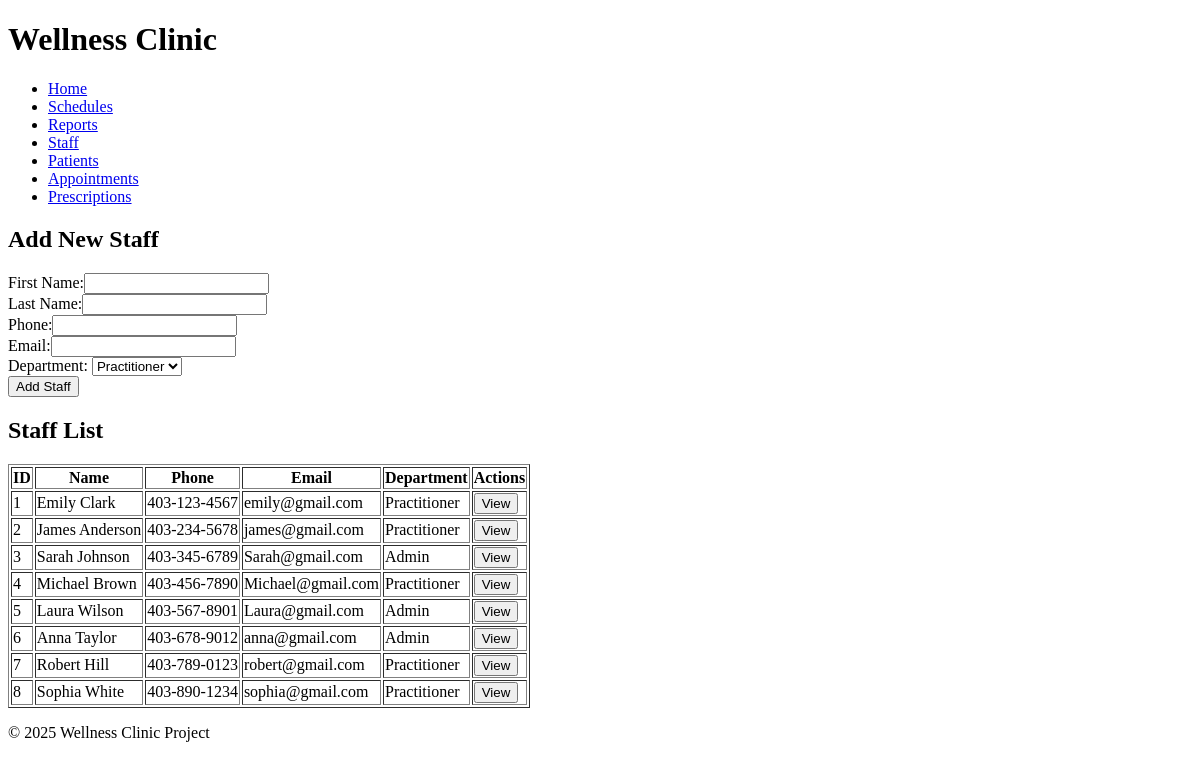
The app's page /views/staff.php with its own data.
### tables this page shows
CREATE TABLE staff (
    staff_id INTEGER PRIMARY KEY AUTOINCREMENT,
    first_name TEXT NOT NULL,
    last_name TEXT NOT NULL,
    phone TEXT NOT NULL,
    email TEXT NOT NULL,
    department TEXT CHECK (department IN ('Practitioner', 'Admin')) NOT NULL
);

### includes/db-classes.inc.php (called while the page is built, shortened)
<?php
class DatabaseHelper
{
    public static function runQuery($connection, $sql, $parameters = null)
    {
        try {
            $statement = null;
            if ($parameters !== null) {
                if (!is_array($parameters)) $parameters = [$parameters];
                $statement = $connection->prepare($sql);
                $executedOk = $statement->execute($parameters);
                if (!$executedOk) throw new PDOException;
            } else {
                $statement = $connection->query($sql);
            }
            return $statement;
        } catch (PDOException $e) {
            error_log("Database Error: " . $e->getMessage());
            return null;
        }
    }
}
class StaffDB
{
    private $pdo;
    private static $baseSQL = "SELECT * FROM staff";
    public function __construct($connection)
    {
        $this->pdo = $connection;
    }
    public function getAll()
    {
        $statement = DatabaseHelper::runQuery($this->pdo, self::$baseSQL);
        return $statement->fetchAll();
    }
}

### views/staff.php (the view, shortened to what this page needs)
<?php
require_once "../includes/db-classes.inc.php";
$conn = DatabaseHelper::createConnection(DBCONNSTRING);
$staffGateway = new StaffDB($conn);
$allStaff = $staffGateway->getAll();
function generateAside()
{
    return <<<HTML
    <h2>Add New Staff</h2>
    <form method="POST">
        <label>First Name:</label><input type="text" name="first_name" required><br>
        <label>Last Name:</label><input type="text" name="last_name" required><br>
        <label>Phone:</label><input type="text" name="phone" required><br>
        <label>Email:</label><input type="email" name="email" required><br>
        <label>Department:</label>
        <select name="department" required>
            <option value="Practitioner">Practitioner</option>
            <option value="Admin">Admin</option>
        </select><br>
        <button type="submit" name="add_staff">Add Staff</button>
    </form>
HTML;
}
function generateMainContent($allStaff)
{
    $output = "<h2>Staff List</h2><table border='1'><tr><th>ID</th><th>Name</th><th>Phone</th><th>Email</th><th>Department</th><th>Actions</th></tr>";
    foreach ($allStaff as $staff) {
        $output .= "
            <tr>
                <td>{$staff['staff_id']}</td>
                <td>{$staff['first_name']} {$staff['last_name']}</td>
                <td>{$staff['phone']}</td>
                <td>{$staff['email']}</td>
                <td>{$staff['department']}</td>
                <td><button onclick=\"openModal({$staff['staff_id']})\">View</button></td>
            </tr>
            " . generateModal($staff);
    }
    $output .= "</table>";
    return $output;
}
function generateModal($staff)
{
    $selectedPractitioner = $staff['department'] === 'Practitioner' ? 'selected' : '';
    $selectedAdmin = $staff['department'] === 'Admin' ? 'selected' : '';
    return <<<HTML
    <div class="modal" id="staffModal{$staff['staff_id']}">
        <div class="modal-content">
            <span onclick="closeModal({$staff['staff_id']})" class="close">&times;</span>
            <h2>Edit Staff: {$staff['first_name']} {$staff['last_name']}</h2>
            <form method="POST">
                <input type="hidden" name="staff_id" value="{$staff['staff_id']}">
                <label>First Name:</label><input type="text" name="first_name" value="{$staff['first_name']}" required><br>
                <label>Last Name:</label><input type="text" name="last_name" value="{$staff['last_name']}" required><br>
                <label>Phone:</label><input type="text" name="phone" value="{$staff['phone']}" required><br>
                <label>Email:</label><input type="email" name="email" value="{$staff['email']}" required><br>
                <label>Department:</label>
                <select name="department">
                    <option value="Practitioner" {$selectedPractitioner}>Practitioner</option>
                    <option value="Admin" {$selectedAdmin}>Admin</option>
                </select><br>
                <button type="submit" name="update_staff">Update Staff</button>
                <button type="submit" name="delete_staff">Delete Staff</button>
            </form>
        </div>
    </div>
HTML;
}
?>
<!DOCTYPE html>
<html lang="en">
<head>
    <link rel="stylesheet" href="styles.css">
</head>
<body>
    <header>
        <h1>Wellness Clinic</h1>
        <nav>
            <ul>
                <li><a href="<?php echo BASE_URL; ?>/index.php">Home</a></li>
                <li><a href="<?php echo BASE_URL; ?>/views/schedule.php">Schedules</a></li>
                <li><a href="<?php echo BASE_URL; ?>/views/reports.php">Reports</a></li>
                <li><a href="<?php echo BASE_URL; ?>/views/staff.php">Staff</a></li>
                <li><a href="<?php echo BASE_URL; ?>/views/patients.php">Patients</a></li>
                <li><a href="<?php echo BASE_URL; ?>/views/appointments.php">Appointments</a></li>
                <li><a href="<?php echo BASE_URL; ?>/views/prescription.php">Prescriptions</a></li>
            </ul>
        </nav>
    </header>
    <aside><?= generateAside() ?></aside>
    <main><?= generateMainContent($allStaff) ?></main>
    <footer>
        <p>&copy; <?= date("Y") ?> Wellness Clinic Project</p>
    </footer>
</body>
</html>

### records on screen
staff: staff_id "1", first_name "Emily", last_name "Clark", phone "403-123-4567", email "emily@gmail.com", department "Practitioner"
staff: staff_id "2", first_name "James", last_name "Anderson", phone "403-234-5678", email "james@gmail.com", department "Practitioner"
staff: staff_id "3", first_name "Sarah", last_name "Johnson", phone "403-345-6789", email "Sarah@gmail.com", department "Admin"
staff: staff_id "4", first_name "Michael", last_name "Brown", phone "403-456-7890", email "Michael@gmail.com", department "Practitioner"
staff: staff_id "5", first_name "Laura", last_name "Wilson", phone "403-567-8901", email "Laura@gmail.com", department "Admin"
staff: staff_id "6", first_name "Anna", last_name "Taylor", phone "403-678-9012", email "anna@gmail.com", department "Admin"
staff: staff_id "7", first_name "Robert", last_name "Hill", phone "403-789-0123", email "robert@gmail.com", department "Practitioner"
staff: staff_id "8", first_name "Sophia", last_name "White", phone "403-890-1234", email "sophia@gmail.com", department "Practitioner"
